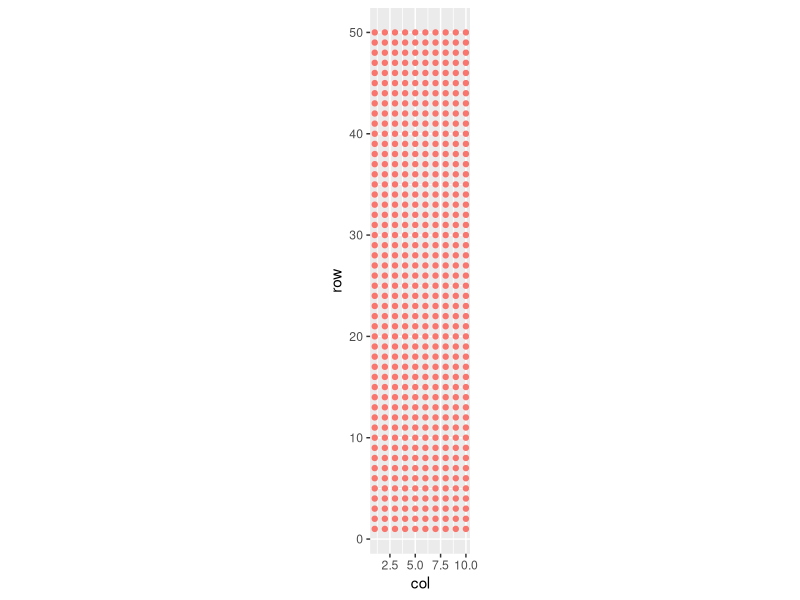
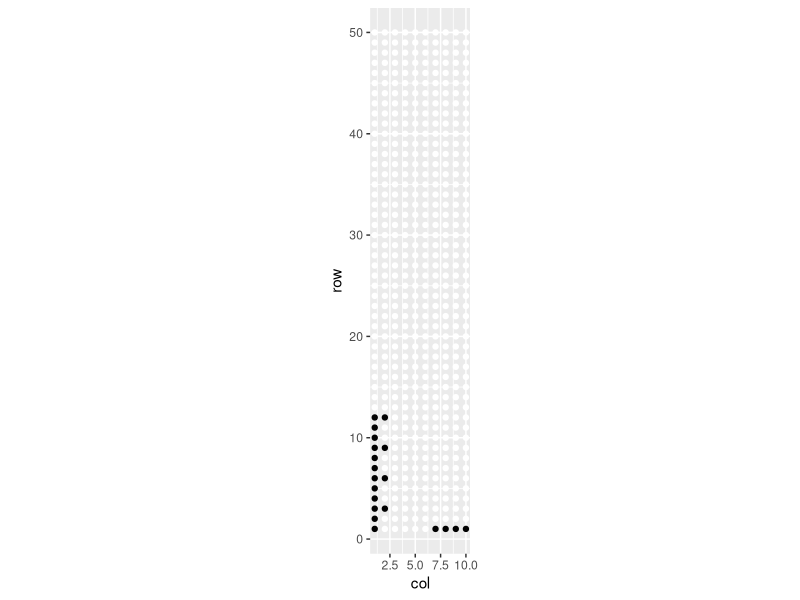
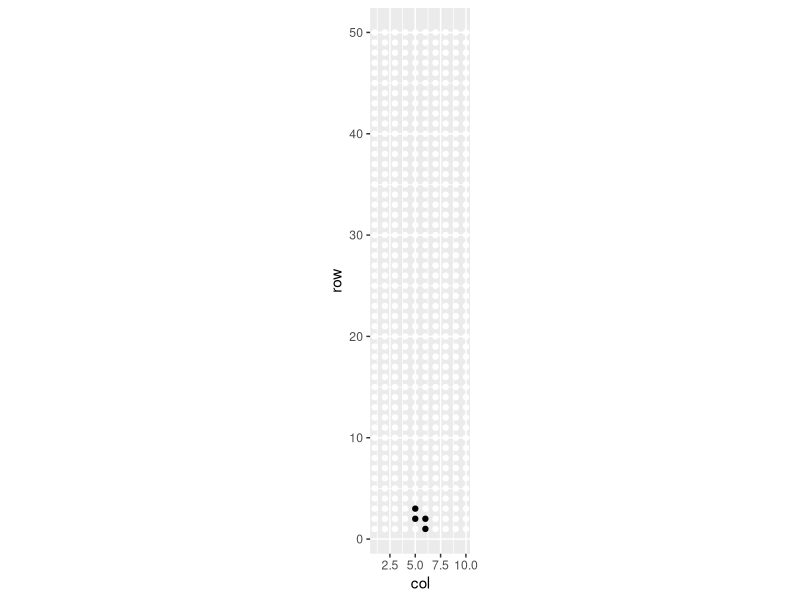
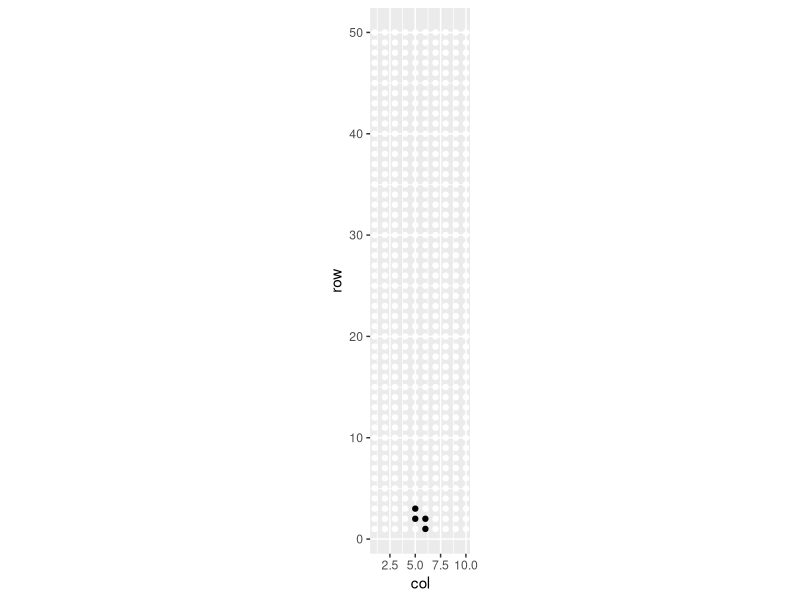

The R script that drew these images, in order: (Note: this script raises an error after producing the figures.)
# First trials
# Packages ----
library(dplyr)
library(tidyr)
library(ggplot2)

# Ingoing values for the stage ----
w <- 10
h <- 50
t <- 0

stage <- matrix(0, h, w)

# Defining pieces ----
pieces <- list(c(1,0,1,0,1,1,0,0), c(0,1,0,1,1,1,0,0), c(0,1,1,1,1,0,0,0), c(1,0,1,1,0,1,0,0), c(1,0,1,0,1,0,1,0), c(1,1,1,1,0,0,0,0), c(1,0,1,1,1,0,0,0))
pieces <- lapply(pieces, function(x) matrix(x, 4, 2, byrow = T))
pieces <- lapply(pieces, function(x) x[rowSums(x) != 0,])
pieces <- lapply(pieces, function(x) x[,colSums(x) != 0])
pieces[[5]] <- matrix(1, 4, 1)
names(pieces) <- c("L", "P", "Z", "S", "I", "O", "E")

current_piece <- sample(1:7, 1)

# Plotting stage ----
stage_2_df <- function(x){
  x <- as.data.frame(x)
  x$row <- dim(x)[1]:1
  pivot_longer(x, -row, values_to = "value", names_prefix = "V", names_to = "col") %>% 
    mutate(col = as.numeric(col), row = as.numeric(row))
}

stage_df <- stage_2_df(stage)

ggplot(stage_df, aes(col, row, color = as.character(value))) + geom_point() + coord_equal() + theme(legend.position = "none")

plot_stage <- function(stage){
  g <- ggplot(stage_2_df(stage), aes(col, row, color = as.character(value))) + 
    geom_point() + 
    coord_equal() +
    theme(legend.position = "none") +
    scale_color_manual(values = c("white", "black", "red"))
  print(g)
}

# A round
current_piece <- 1

placement <- 3
transpose <- F

drop_piece <- function(stage, current_piece, placement, transpose){
  current_piece <- pieces[[current_piece]]
  if (transpose) current_piece <- t(current_piece)
  if (placement + dim(current_piece)[2] > w) placement <- w - dim(current_piece)[2] + 1
  
  covered_columns <- placement:(placement + dim(current_piece)[2] - 1)
  
  covered_stage <- stage[, covered_columns]
  first_hit <- min(apply(covered_stage, 2, function(x) max(which(x == 0))))
  
  covered_rows <- first_hit:(first_hit - dim(current_piece)[1] + 1)
  
  stage[covered_rows, covered_columns] <- stage[covered_rows, covered_columns] + current_piece
  
  stage
}

drop_piece(stage, 1, 1, F) %>% 
  drop_piece(1, 1, F) %>% 
  drop_piece(5, 8, T) %>% 
  drop_piece(1, 1, F) %>% 
  drop_piece(1, 1, F) %>% 
  plot_stage()

for(i in 1:10){
  stage <- drop_piece(stage, sample(1:7,1), sample(1:10, 1), sample(0:1, 1))
  plot_stage(stage) %>% print()
  Sys.sleep(1)
}
